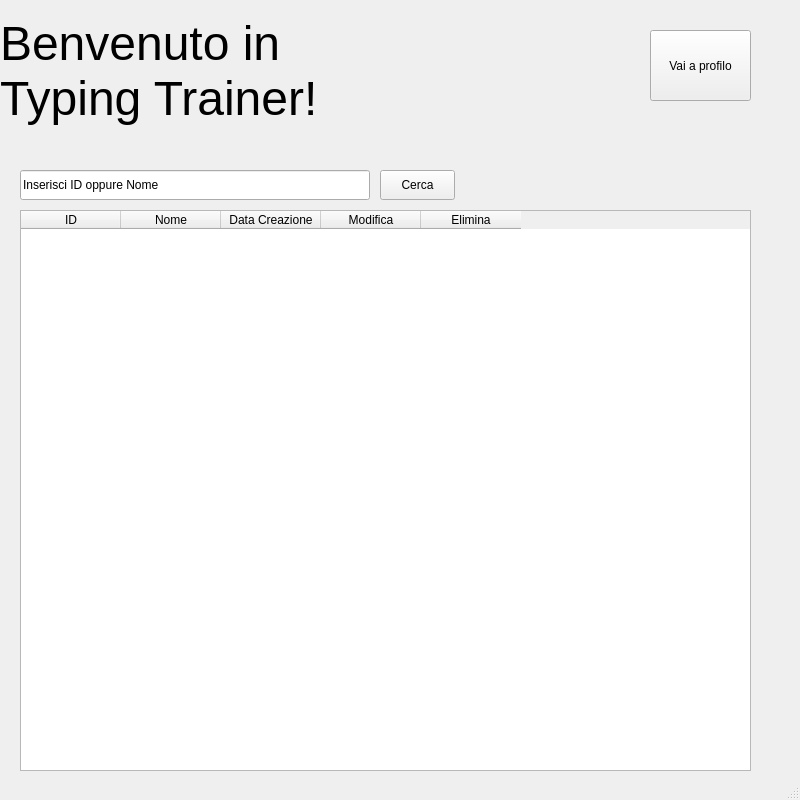
<?xml version="1.0" encoding="UTF-8"?>
<ui version="4.0">
 <class>MainWindow</class>
 <widget class="QMainWindow" name="MainWindow">
  <property name="geometry">
   <rect>
    <x>0</x>
    <y>0</y>
    <width>800</width>
    <height>800</height>
   </rect>
  </property>
  <property name="windowTitle">
   <string>MainWindow</string>
  </property>
  <widget class="QWidget" name="centralwidget">
   <widget class="QLabel" name="label1">
    <property name="geometry">
     <rect>
      <x>0</x>
      <y>10</y>
      <width>351</width>
      <height>121</height>
     </rect>
    </property>
    <property name="font">
     <font>
      <pointsize>36</pointsize>
     </font>
    </property>
    <property name="acceptDrops">
     <bool>false</bool>
    </property>
    <property name="text">
     <string>Benvenuto in Typing Trainer!</string>
    </property>
    <property name="wordWrap">
     <bool>true</bool>
    </property>
   </widget>
   <widget class="QTableWidget" name="tableWidget">
    <property name="geometry">
     <rect>
      <x>20</x>
      <y>210</y>
      <width>731</width>
      <height>561</height>
     </rect>
    </property>
    <column>
     <property name="text">
      <string>ID</string>
     </property>
    </column>
    <column>
     <property name="text">
      <string>Nome</string>
     </property>
    </column>
    <column>
     <property name="text">
      <string>Data Creazione</string>
     </property>
    </column>
    <column>
     <property name="text">
      <string>Modifica</string>
     </property>
    </column>
    <column>
     <property name="text">
      <string>Elimina</string>
     </property>
    </column>
   </widget>
   <widget class="QPushButton" name="cercaButton">
    <property name="geometry">
     <rect>
      <x>380</x>
      <y>170</y>
      <width>75</width>
      <height>30</height>
     </rect>
    </property>
    <property name="text">
     <string>Cerca</string>
    </property>
   </widget>
   <widget class="QLineEdit" name="searchBarInput">
    <property name="geometry">
     <rect>
      <x>20</x>
      <y>170</y>
      <width>350</width>
      <height>30</height>
     </rect>
    </property>
    <property name="text">
     <string>Inserisci ID oppure Nome</string>
    </property>
   </widget>
   <widget class="QToolButton" name="profiloButton">
    <property name="geometry">
     <rect>
      <x>650</x>
      <y>30</y>
      <width>101</width>
      <height>71</height>
     </rect>
    </property>
    <property name="text">
     <string>Vai a profilo</string>
    </property>
   </widget>
  </widget>
  <widget class="QStatusBar" name="statusbar"/>
 </widget>
 <resources/>
 <connections/>
</ui>
